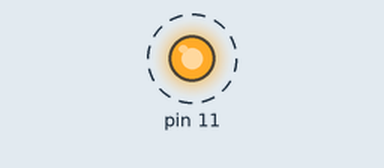
This sketch was run on a simulated Arduino Uno, built with avr-gcc and run on an emulated ATmega328P. Parts: output pins drawn as LEDs (lit = HIGH). Dashed ring = blinking. What the sketch prints to the serial monitor is not drawn.

Above: at 0.2 s.
Timing chart, 0 to 3.0 s (numbered marks = the images above):
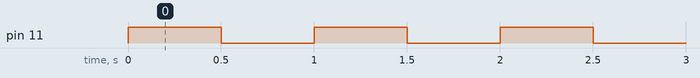

Measured:
- by itself, pin 11: alternates HIGH for 0.50 s and LOW for 0.50 s

The sketch:

PlusTest.ino
```cpp
void setup() {
  // put your setup code here, to run once:
  Serial.begin(9600);

  pinMode(11, OUTPUT);
}

void loop() {
  // put your main code here, to run repeatedly:

  digitalWrite(11, HIGH);
  Serial.println("HIGH");
  delay(500);
  digitalWrite(11, LOW);
  Serial.println("LOW");
  delay(500);
}
```
